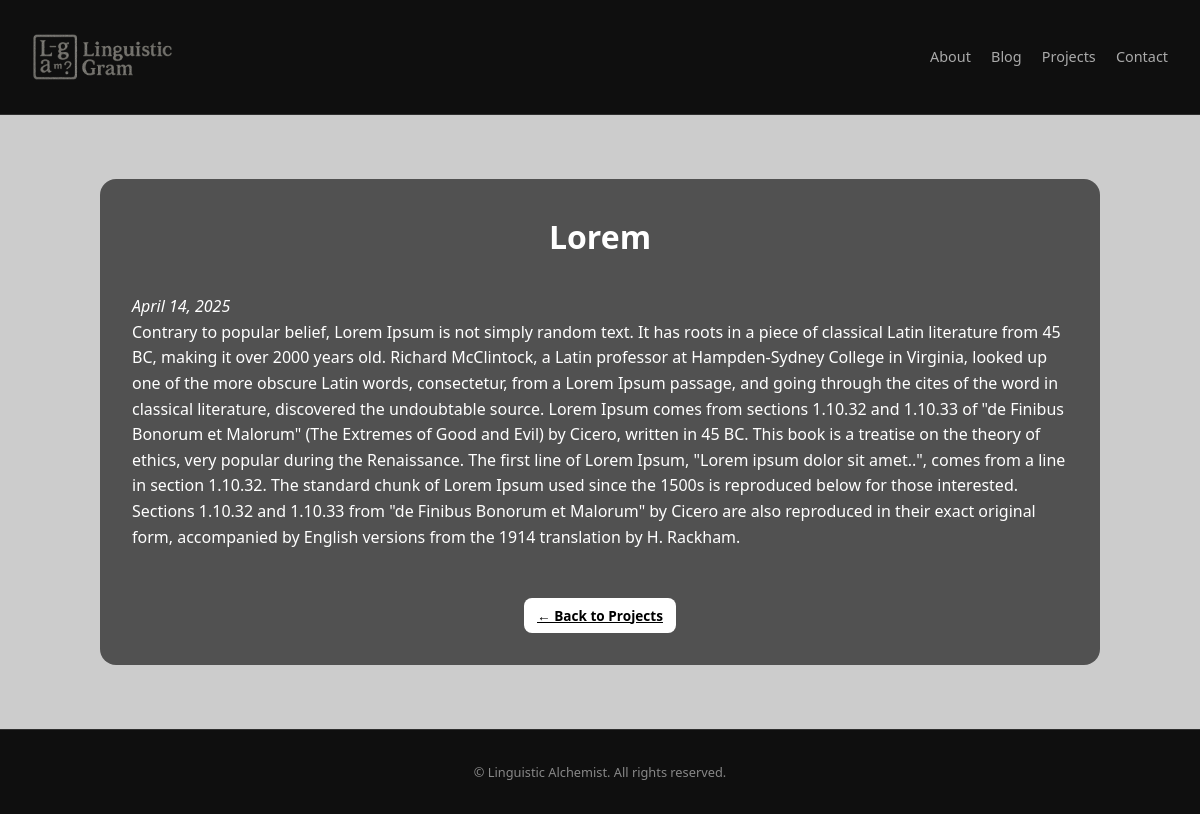
Screenshot of /projects/lorem/ with the database file from the repository.
### main/models.py (models this page shows, shortened)
class Project(models.Model):
    title = models.CharField(max_length=200)
    slug = models.SlugField(unique=True)
    description = models.TextField()
    content = models.TextField()
    image = models.ImageField(upload_to='project_images/', blank=True, null=True)
    created_at = models.DateTimeField(auto_now_add=True)
    is_featured = models.BooleanField(default=False)
    class Meta:
        ordering = ['-created_at']

### main/views.py (the view)
# urls.py: path('projects/<slug:slug>/', views.single_project, name='single_project'),
def single_project(request, slug):
    project = get_object_or_404(Project, slug=slug)
    log_content_view(request, "project", project.id)
    return render(request, 'single_project.html', {'project': project})

### main/views.py (called while the page is built)
def log_content_view(request, content_type, object_id):
    ip = request.META.get('REMOTE_ADDR', '')
    ContentView.objects.create(content_type=content_type, object_id=object_id, ip_address=ip)

### templates/single_project.html (shortened to what this page needs)
{% extends "base.html" %}
{% block content %}
<section class="section dark" style="background-image: url('https://picsum.photos/seed/code{{ project.slug }}/1200/600/?blur'); background-size: cover; background-position: center;">
  <div class="section-inner" style="background-color: rgba(0,0,0,0.6); padding: 2rem; border-radius: 1rem;">
    <article class="project-detail">
      <h1 class="section-title">{{ project.title }}</h1>
      <p><em>{{ project.created_at|date:"F j, Y" }}</em></p>
      <div class="project-description">
        {{ project.content|safe }}
      </div>
      <div class="center">
        <a href="{% url 'projects' %}" class="btn" style="margin-top: 1rem; display: inline-block; font-size: 0.85rem; padding: 0.4rem 0.8rem;">← Back to Projects</a>
      </div>
    </article>
  </div>
</section>
{% endblock %}

### static/css/style.css (style rules this page uses)
* { margin: 0; padding: 0; box-sizing: border-box; }
body { font-family: 'Segoe UI', sans-serif; background-color: #0f0f0f; color: white; line-height: 1.6; }
.section { padding: 4rem 2rem; }
.section-title { text-align: center; font-size: 2rem; margin-bottom: 2rem; }
.section-inner { background-color: rgba(0, 0, 0, 0.6); border-radius: 1rem; padding: 2rem; max-width: 1000px; margin: 0 auto; }
.btn { padding: 0.5rem 1rem; background-color: white; color: black; font-weight: bold; border-radius: 0.5rem; border: none; cursor: pointer; transition: 0.3s; }
.center { text-align: center; margin-top: 2rem; }
.dark { background-color: #111; }

### rows the page displays
Project: title "Lorem", created_at "April 14, 2025", content "Contrary to popular belief, Lorem Ipsum is not simply random text. It has roots in a piece of classical Latin literature from 45 BC, making it over 2000 years old. Richard McClintock, a Latin professor at Hampden-Sydney College in Virginia, looked up one of the more obscure Latin words, consectetur, from a Lorem Ipsum passage, and going through the cites of the word in classical literature, discovered the undoubtable source. Lorem Ipsum comes from sections 1.10.32 and 1.10.33 of \"de Finibus Bonorum et Malorum\" (The Extremes of Good and Evil) by Cicero, written in 45 BC. This book is a treatise on the theory of ethics, very popular during the Renaissance. The first line of Lorem Ipsum,…"
